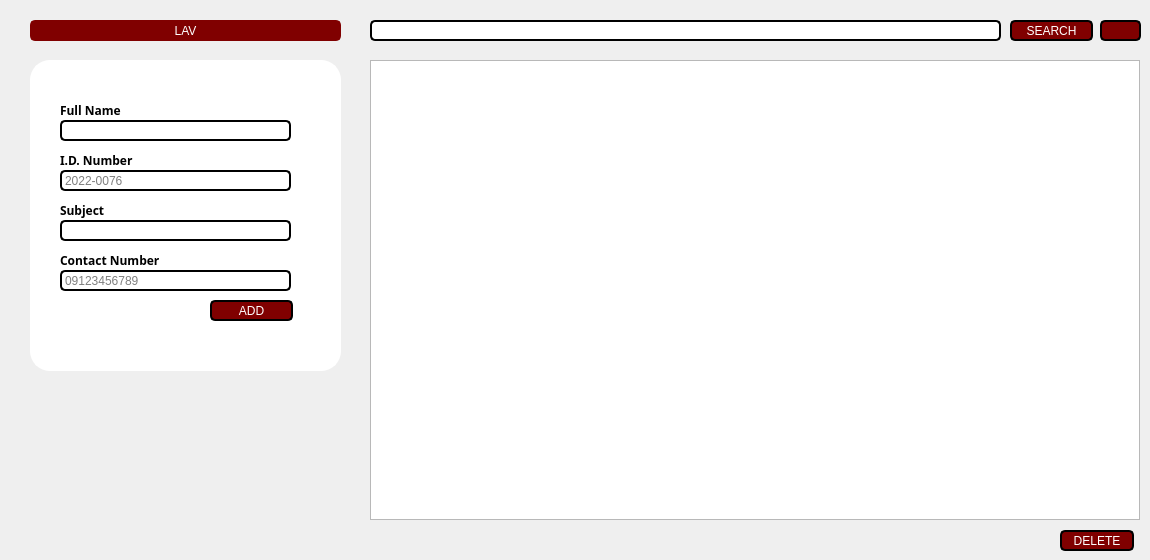
    <widget class="QWidget" name="page3">
     <widget class="QTableWidget" name="tableWidget_3">
      <property name="geometry">
       <rect>
        <x>370</x>
        <y>60</y>
        <width>770</width>
        <height>460</height>
       </rect>
      </property>
      <property name="styleSheet">
       <string notr="true">QTableWidget {
    background-color: white;
    border: 2px solid #000000;
    border-radius: 5px;
    padding: 1px;
    box-shadow: 0 0 10px rgba(0, 0, 0, 0.5);
}

QTableWidget::item {
    border: none; /* Remove borders from individual cells */
}

QHeaderView::section {
    background-color: white; /* Set the background color for the horizontal header */
    border: none; /* Ensure no borders for header sections */
    padding: 4px; /* Optional: add padding to the header sections
}</string>
      </property>
     </widget>
     <widget class="QLabel" name="label10_2">
      <property name="geometry">
       <rect>
        <x>60</x>
        <y>100</y>
        <width>101</width>
        <height>21</height>
       </rect>
      </property>
      <property name="font">
       <font>
        <family>Rockwell</family>
        <bold>true</bold>
       </font>
      </property>
      <property name="text">
       <string>Full Name</string>
      </property>
     </widget>
     <widget class="QLineEdit" name="fullname_page3">
      <property name="geometry">
       <rect>
        <x>60</x>
        <y>120</y>
        <width>231</width>
        <height>21</height>
       </rect>
      </property>
      <property name="styleSheet">
       <string notr="true">background-color: white;
    border: 2px solid #000000;
    border-radius: 5px;
    padding: 1px;
    box-shadow: 0 0 10px rgba(0, 0, 0, 0.5);</string>
      </property>
     </widget>
     <widget class="QLabel" name="label10_3">
      <property name="geometry">
       <rect>
        <x>60</x>
        <y>150</y>
        <width>101</width>
        <height>21</height>
       </rect>
      </property>
      <property name="font">
       <font>
        <family>Rockwell</family>
        <bold>true</bold>
       </font>
      </property>
      <property name="text">
       <string>I.D. Number</string>
      </property>
     </widget>
     <widget class="QLineEdit" name="idnumber_page3">
      <property name="geometry">
       <rect>
        <x>60</x>
        <y>170</y>
        <width>231</width>
        <height>21</height>
       </rect>
      </property>
      <property name="styleSheet">
       <string notr="true">background-color: white;
    border: 2px solid #000000;
    border-radius: 5px;
    padding: 1px;
    box-shadow: 0 0 10px rgba(0, 0, 0, 0.5);</string>
      </property>
      <property name="placeholderText">
       <string>2022-0076</string>
      </property>
     </widget>
     <widget class="QLineEdit" name="subject_page3">
      <property name="geometry">
       <rect>
        <x>60</x>
        <y>220</y>
        <width>231</width>
        <height>21</height>
       </rect>
      </property>
      <property name="styleSheet">
       <string notr="true">background-color: white;
    border: 2px solid #000000;
    border-radius: 5px;
    padding: 1px;
    box-shadow: 0 0 10px rgba(0, 0, 0, 0.5);</string>
      </property>
     </widget>
     <widget class="QLabel" name="label10_4">
      <property name="geometry">
       <rect>
        <x>60</x>
        <y>200</y>
        <width>101</width>
        <height>21</height>
       </rect>
      </property>
      <property name="font">
       <font>
        <family>Rockwell</family>
        <bold>true</bold>
       </font>
      </property>
      <property name="text">
       <string>Subject</string>
      </property>
     </widget>
     <widget class="QPushButton" name="add_page3">
      <property name="enabled">
       <bool>true</bool>
      </property>
      <property name="geometry">
       <rect>
        <x>210</x>
        <y>300</y>
        <width>83</width>
        <height>21</height>
       </rect>
      </property>
      <property name="styleSheet">
       <string notr="true">
QPushButton {
    background-color: #800000;
    color: white;
    border: 2px solid #000000;
    border-radius: 5px;
	 padding: 1px;
    box-shadow: 0 0 10px rgba(0, 0, 0, 0.5);
    color: white; 
}

QPushButton:hover {
    background-color: #944E63;
    border: 2px solid #944E63;
}</string>
      </property>
      <property name="text">
       <string>ADD</string>
      </property>
     </widget>
     <widget class="QLabel" name="label10_5">
      <property name="geometry">
       <rect>
        <x>60</x>
        <y>250</y>
        <width>131</width>
        <height>21</height>
       </rect>
      </property>
      <property name="font">
       <font>
        <family>Rockwell</family>
        <bold>true</bold>
       </font>
      </property>
      <property name="text">
       <string>Contact Number</string>
      </property>
     </widget>
     <widget class="QLineEdit" name="contact_page3">
      <property name="geometry">
       <rect>
        <x>60</x>
        <y>270</y>
        <width>231</width>
        <height>21</height>
       </rect>
      </property>
      <property name="styleSheet">
       <string notr="true">background-color: white;
    border: 2px solid #000000;
    border-radius: 5px;
    padding: 1px;
    box-shadow: 0 0 10px rgba(0, 0, 0, 0.5);</string>
      </property>
      <property name="placeholderText">
       <string>09123456789</string>
      </property>
     </widget>
     <widget class="QPushButton" name="search2_3">
      <property name="geometry">
       <rect>
        <x>1010</x>
        <y>20</y>
        <width>83</width>
        <height>21</height>
       </rect>
      </property>
      <property name="styleSheet">
       <string notr="true">
QPushButton {
    background-color: #800000;
    color: white;
    border: 2px solid #000000;
    border-radius: 5px;
	 padding: 1px;
    box-shadow: 0 0 10px rgba(0, 0, 0, 0.5);
    color: white; 
}

QPushButton:hover {
    background-color: #944E63;
    border: 2px solid #944E63;
}</string>
      </property>
      <property name="text">
       <string>SEARCH</string>
      </property>
     </widget>
     <widget class="QLineEdit" name="searchline2_3">
      <property name="geometry">
       <rect>
        <x>370</x>
        <y>20</y>
        <width>631</width>
        <height>21</height>
       </rect>
      </property>
      <property name="styleSheet">
       <string notr="true">background-color: white;
    border: 2px solid #000000;
    border-radius: 5px;
    padding: 1px;
    box-shadow: 0 0 10px rgba(0, 0, 0, 0.5);</string>
      </property>
     </widget>
     <widget class="QPushButton" name="reload3">
      <property name="geometry">
       <rect>
        <x>1100</x>
        <y>20</y>
        <width>41</width>
        <height>21</height>
       </rect>
      </property>
      <property name="styleSheet">
       <string notr="true">QPushButton {
    background-color: #800000;
    color: white;
    image: url(:/icons/icons/refresh-cw.svg);
    border: 2px solid #000000;
    border-radius: 5px;
    padding: 1px;
    box-shadow: 0 0 10px rgba(0, 0, 0, 0.5);
}

QPushButton:hover {
    background-color: #660000; /* changed background color on hover */
    image: url(:/icons/icons/refresh-cw-hover.svg); /* changed image on hover */
    color: white;
}</string>
      </property>
      <property name="text">
       <string/>
      </property>
     </widget>
     <widget class="QLabel" name="label_7">
      <property name="geometry">
       <rect>
        <x>30</x>
        <y>20</y>
        <width>311</width>
        <height>21</height>
       </rect>
      </property>
      <property name="layoutDirection">
       <enum>Qt::LeftToRight</enum>
      </property>
      <property name="styleSheet">
       <string notr="true">
QFrame {
    background-color: #800000;
    color: white;
    border: 2px solid #800000;
    border-radius: 5px;
	 padding: 1px;
    box-shadow: 0 0 10px rgba(0, 0, 0, 0.5);
    color: white; 
}
</string>
      </property>
      <property name="text">
       <string>LAV</string>
      </property>
      <property name="alignment">
       <set>Qt::AlignCenter</set>
      </property>
     </widget>
     <widget class="QLabel" name="label_8">
      <property name="geometry">
       <rect>
        <x>30</x>
        <y>60</y>
        <width>311</width>
        <height>311</height>
       </rect>
      </property>
      <property name="styleSheet">
       <string notr="true">background-color: white;
    border: 2px solid #ffffff;
    border-radius: 20px;
    padding: 1px;
    box-shadow: 0 0 10px rgba(0, 0, 0, 0.5);</string>
      </property>
      <property name="text">
       <string/>
      </property>
     </widget>
     <widget class="QPushButton" name="delete4">
      <property name="geometry">
       <rect>
        <x>1060</x>
        <y>530</y>
        <width>74</width>
        <height>21</height>
       </rect>
      </property>
      <property name="styleSheet">
       <string notr="true">
QPushButton {
    background-color: #800000;
    color: white;
    border: 2px solid #000000;
    border-radius: 5px;
	 padding: 1px;
    box-shadow: 0 0 10px rgba(0, 0, 0, 0.5);
    color: white; 
}

QPushButton:hover {
    background-color: #944E63;
    border: 2px solid #944E63;
}</string>
      </property>
      <property name="text">
       <string>DELETE</string>
      </property>
     </widget>
     <zorder>label_8</zorder>
     <zorder>tableWidget_3</zorder>
     <zorder>label10_2</zorder>
     <zorder>fullname_page3</zorder>
     <zorder>label10_3</zorder>
     <zorder>idnumber_page3</zorder>
     <zorder>subject_page3</zorder>
     <zorder>label10_4</zorder>
     <zorder>add_page3</zorder>
     <zorder>label10_5</zorder>
     <zorder>contact_page3</zorder>
     <zorder>search2_3</zorder>
     <zorder>searchline2_3</zorder>
     <zorder>reload3</zorder>
     <zorder>label_7</zorder>
     <zorder>delete4</zorder>
    </widget>
